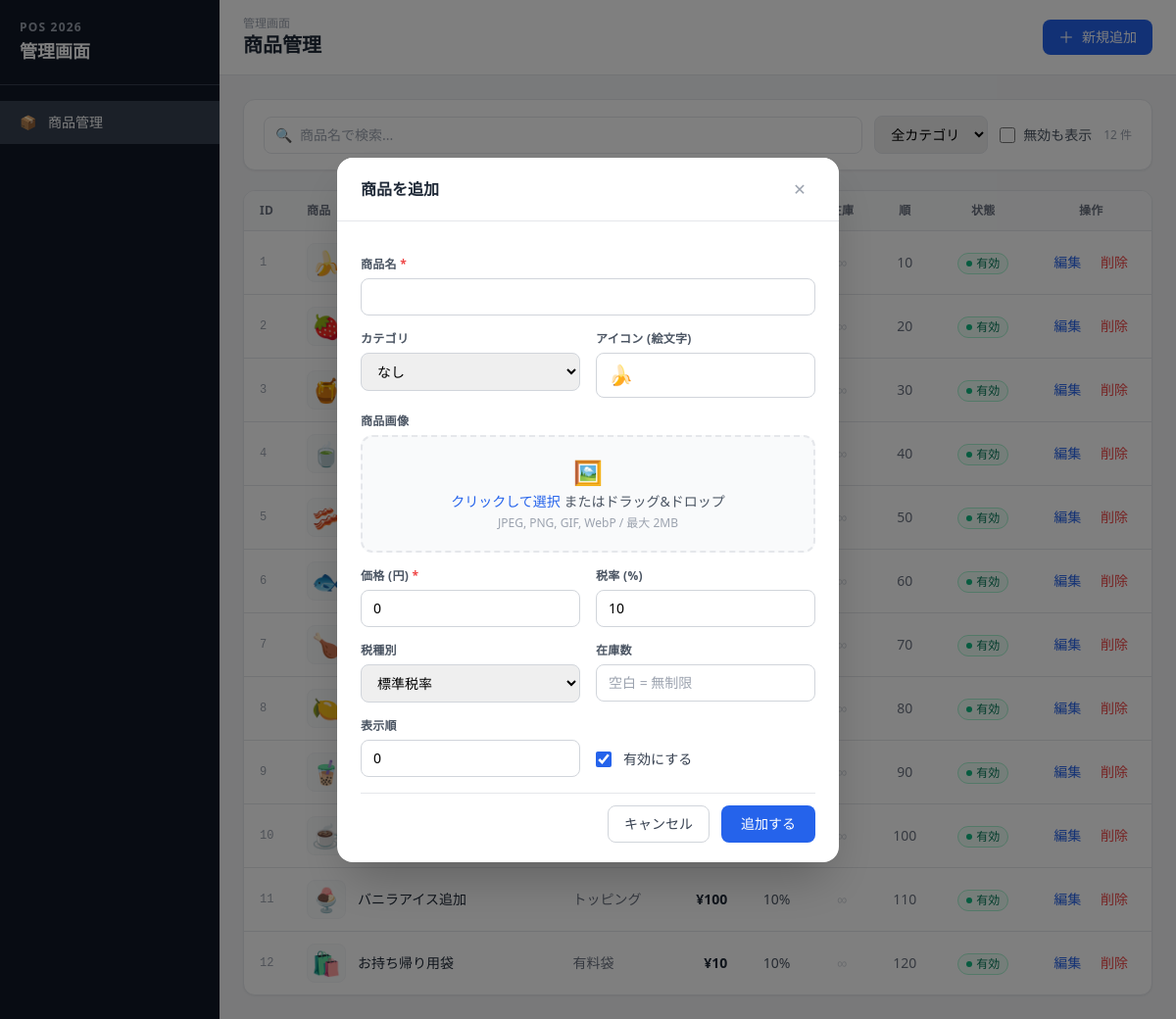
Screenshot of /admin/products.php?new=1 with the database file from the repository.
### tables this page shows
CREATE TABLE IF NOT EXISTS products (
    id BIGINT UNSIGNED NOT NULL AUTO_INCREMENT,
    category_id BIGINT UNSIGNED NULL,
    name VARCHAR(150) NOT NULL,
    price INT UNSIGNED NOT NULL,
    tax_rate DECIMAL(5,2) NOT NULL DEFAULT 10.00,
    tax_type VARCHAR(20) NOT NULL DEFAULT 'standard',
    icon VARCHAR(20) NULL,
    image_path VARCHAR(255) NULL,
    stock_quantity INT NULL,
    is_active TINYINT(1) NOT NULL DEFAULT 1,
    display_order INT NOT NULL DEFAULT 0,
    created_at DATETIME NOT NULL DEFAULT CURRENT_TIMESTAMP,
    updated_at DATETIME NOT NULL DEFAULT CURRENT_TIMESTAMP ON UPDATE CURRENT_TIMESTAMP,
    PRIMARY KEY (id),
    KEY idx_products_category (category_id),
    KEY idx_products_active_order (is_active, display_order),
    CONSTRAINT fk_products_category
        FOREIGN KEY (category_id) REFERENCES categories (id)
        ON UPDATE CASCADE
        ON DELETE SET NULL
);

CREATE TABLE IF NOT EXISTS categories (
    id BIGINT UNSIGNED NOT NULL AUTO_INCREMENT,
    name VARCHAR(100) NOT NULL,
    display_order INT NOT NULL DEFAULT 0,
    is_active TINYINT(1) NOT NULL DEFAULT 1,
    created_at DATETIME NOT NULL DEFAULT CURRENT_TIMESTAMP,
    updated_at DATETIME NOT NULL DEFAULT CURRENT_TIMESTAMP ON UPDATE CURRENT_TIMESTAMP,
    PRIMARY KEY (id),
    UNIQUE KEY uq_categories_name (name),
    KEY idx_categories_active_order (is_active, display_order)
);

### public/admin/products.php (the view, shortened to what the rows shown need)
<?php
$pdo = Database::pdo();
$productRepo = new ProductRepository($pdo);
$modalOpen   = false;
$isEditing   = false;
if (!$modalOpen && isset($_GET['new'])) {
    $modalOpen = true;
    $isEditing = false;
}
$products   = $productRepo->findAll(['include_inactive' => true]);
function imgUrl(string|null $path): string|null
{
    if ($path === null || $path === '') {
        return null;
    }
    return '../' . htmlspecialchars($path, ENT_QUOTES);
}
?>
<!DOCTYPE html>
<html lang="ja">
<head>
    <script src="https://cdn.tailwindcss.com"></script>
</head>
<body class="bg-gray-100 min-h-screen">
<div class="flex h-screen overflow-hidden">
    <div class="flex-1 flex flex-col overflow-hidden">
        <header class="bg-white border-b px-6 py-4 flex items-center justify-between flex-shrink-0">
            <div>
                <h1 class="text-xl font-bold text-gray-800">商品管理</h1>
            </div>
        </header>
        <main class="flex-1 overflow-auto p-6">
            <div class="bg-white rounded-xl shadow-sm border overflow-hidden">
                <table class="w-full text-sm">
                    <thead>
                        <tr class="bg-gray-50 border-b text-xs font-semibold text-gray-500 uppercase tracking-wide">
                            <th class="text-left px-4 py-3 w-12">ID</th>
                            <th class="text-left px-4 py-3">商品</th>
                            <th class="text-left px-4 py-3">カテゴリ</th>
                            <th class="text-right px-4 py-3">価格</th>
                            <th class="text-center px-4 py-3">税率</th>
                            <th class="text-center px-4 py-3">在庫</th>
                            <th class="text-center px-4 py-3 w-16">順</th>
                            <th class="text-center px-4 py-3">状態</th>
                            <th class="text-center px-4 py-3 w-28">操作</th>
                        </tr>
                    </thead>
                    <tbody id="productTable">
                    <?php foreach ($products as $p): ?>
                    <?php $thumb = imgUrl($p['image_path'] ?? null); ?>
                    <tr class="product-row border-b last:border-0 hover:bg-gray-50 transition-colors"
                        data-name="<?= htmlspecialchars(mb_strtolower($p['name']), ENT_QUOTES) ?>"
                        data-category="<?= $p['category_id'] ?? '' ?>"
                        data-active="<?= $p['is_active'] ?>">
                        <td class="px-4 py-3 text-gray-400 font-mono text-xs"><?= $p['id'] ?></td>
                        <td class="px-4 py-3">
                            <div class="flex items-center gap-3">
                                <?php if ($thumb !== null): ?>
                                <img src="<?= $thumb ?>" alt=""
                                     class="w-10 h-10 rounded-lg object-cover border border-gray-100 flex-shrink-0">
                                <?php else: ?>
                                <span class="w-10 h-10 flex items-center justify-center text-2xl leading-none flex-shrink-0 bg-gray-50 rounded-lg border border-gray-100">
                                    <?= htmlspecialchars($p['icon'] ?? '', ENT_QUOTES) ?>
                                </span>
                                <?php endif; ?>
                                <div>
                                    <p class="font-medium <?= $p['is_active'] ? 'text-gray-800' : 'text-gray-400 line-through' ?>">
                                        <?= htmlspecialchars($p['name'], ENT_QUOTES) ?>
                                    </p>
                                </div>
                            </div>
                        </td>
                        <td class="px-4 py-3 text-gray-500">
                            <?= htmlspecialchars($p['category_name'] ?? '－', ENT_QUOTES) ?>
                        </td>
                        <td class="px-4 py-3 text-right font-semibold text-gray-800">
                            ¥<?= number_format($p['price']) ?>
                        </td>
                        <td class="px-4 py-3 text-center text-gray-600">
                            <?= number_format((float)$p['tax_rate'], 0) ?>%
                        </td>
                        <td class="px-4 py-3 text-center text-gray-600">
                            <?= $p['stock_quantity'] !== null
                                ? number_format((int)$p['stock_quantity'])
                                : '<span class="text-gray-300">∞</span>' ?>
                        </td>
                        <td class="px-4 py-3 text-center text-gray-500"><?= $p['display_order'] ?></td>
                        <td class="px-4 py-3 text-center">
                            <?php if ($p['is_active']): ?>
                            <span class="inline-flex items-center gap-1 bg-emerald-50 text-emerald-700 border border-emerald-200 text-xs px-2 py-0.5 rounded-full font-medium">
                                <span class="w-1.5 h-1.5 rounded-full bg-emerald-500"></span>有効
                            </span>
                            <?php else: ?>
                            <span class="inline-flex items-center gap-1 bg-gray-100 text-gray-500 border border-gray-200 text-xs px-2 py-0.5 rounded-full font-medium">
                                <span class="w-1.5 h-1.5 rounded-full bg-gray-400"></span>無効
                            </span>
                            <?php endif; ?>
                        </td>
                        <td class="px-4 py-3 text-center whitespace-nowrap">
                            <a href="?edit=<?= $p['id'] ?>"
                               class="inline-block text-blue-600 hover:text-blue-800 font-medium px-2 py-1 rounded hover:bg-blue-50 transition-colors">
                               編集
                            </a>
                            <button onclick="confirmDelete(<?= $p['id'] ?>, '<?= htmlspecialchars($p['name'], ENT_QUOTES) ?>')"
                                    class="text-red-500 hover:text-red-700 font-medium px-2 py-1 rounded hover:bg-red-50 transition-colors">
                                削除
                            </button>
                        </td>
                    </tr>
                    <?php endforeach; ?>
                    </tbody>
                </table>
            </div>
        </main>
    </div>
</div>
<div id="modal"
     class="<?= $modalOpen ? '' : 'hidden' ?> fixed inset-0 z-50 flex items-center justify-center p-4">
    <div class="relative bg-white rounded-2xl shadow-2xl w-full max-w-lg max-h-[92vh] overflow-y-auto">
        <div class="flex items-center justify-between px-6 py-4 border-b sticky top-0 bg-white rounded-t-2xl z-10">
            <h2 class="text-base font-bold text-gray-800">
                <?= $isEditing ? '商品を編集' : '商品を追加' ?>
            </h2>
        </div>
    </div>
</div>
</body>
</html>

### rows the page displays
products: id "1", icon "🍌", display_order "10", is_active 1 (drawn)
products: id "2", icon "🍓", display_order "20", is_active 1 (drawn)
products: id "3", icon "🍯", display_order "30", is_active 1 (drawn)
products: id "4", icon "🍵", display_order "40", is_active 1 (drawn)
products: id "5", icon "🥓", display_order "50", is_active 1 (drawn)
products: id "6", icon "🐟", display_order "60", is_active 1 (drawn)
products: id "7", icon "🍗", display_order "70", is_active 1 (drawn)
products: id "8", icon "🍋", display_order "80", is_active 1 (drawn)
products: id "9", icon "🧋", display_order "90", is_active 1 (drawn)
products: id "10", icon "☕", display_order "100", is_active 1 (drawn)
products: id "11", icon "🍨", name "バニラアイス追加", category.name "トッピング", price "100", tax_rate "10", display_order "110", is_active 1 (drawn)
products: id "12", icon "🛍️", name "お持ち帰り用袋", category.name "有料袋", price "10", tax_rate "10", display_order "120", is_active 1 (drawn)
